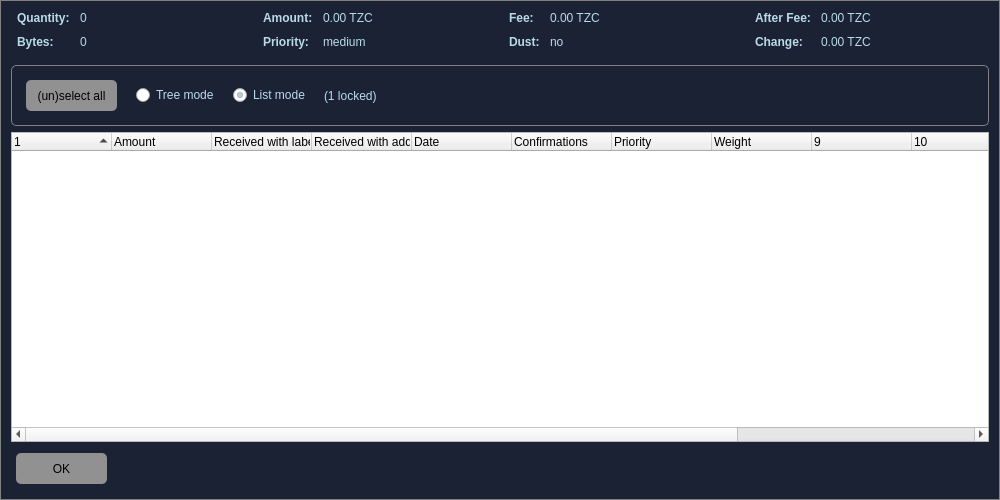
<?xml version="1.0" encoding="UTF-8"?>
<ui version="4.0">
 <class>CoinControlDialog</class>
 <widget class="QDialog" name="CoinControlDialog">
  <property name="geometry">
   <rect>
    <x>0</x>
    <y>0</y>
    <width>1000</width>
    <height>500</height>
   </rect>
  </property>
  <property name="palette">
   <palette>
    <active>
     <colorrole role="WindowText">
      <brush brushstyle="SolidPattern">
       <color alpha="255">
        <red>255</red>
        <green>170</green>
        <blue>255</blue>
       </color>
      </brush>
     </colorrole>
     <colorrole role="Button">
      <brush brushstyle="SolidPattern">
       <color alpha="255">
        <red>27</red>
        <green>34</green>
        <blue>52</blue>
       </color>
      </brush>
     </colorrole>
     <colorrole role="Text">
      <brush brushstyle="SolidPattern">
       <color alpha="255">
        <red>185</red>
        <green>219</green>
        <blue>232</blue>
       </color>
      </brush>
     </colorrole>
     <colorrole role="ButtonText">
      <brush brushstyle="SolidPattern">
       <color alpha="255">
        <red>185</red>
        <green>219</green>
        <blue>232</blue>
       </color>
      </brush>
     </colorrole>
     <colorrole role="Base">
      <brush brushstyle="SolidPattern">
       <color alpha="255">
        <red>27</red>
        <green>34</green>
        <blue>52</blue>
       </color>
      </brush>
     </colorrole>
     <colorrole role="Window">
      <brush brushstyle="SolidPattern">
       <color alpha="255">
        <red>27</red>
        <green>34</green>
        <blue>52</blue>
       </color>
      </brush>
     </colorrole>
    </active>
    <inactive>
     <colorrole role="WindowText">
      <brush brushstyle="SolidPattern">
       <color alpha="255">
        <red>255</red>
        <green>170</green>
        <blue>255</blue>
       </color>
      </brush>
     </colorrole>
     <colorrole role="Button">
      <brush brushstyle="SolidPattern">
       <color alpha="255">
        <red>27</red>
        <green>34</green>
        <blue>52</blue>
       </color>
      </brush>
     </colorrole>
     <colorrole role="Text">
      <brush brushstyle="SolidPattern">
       <color alpha="255">
        <red>185</red>
        <green>219</green>
        <blue>232</blue>
       </color>
      </brush>
     </colorrole>
     <colorrole role="ButtonText">
      <brush brushstyle="SolidPattern">
       <color alpha="255">
        <red>185</red>
        <green>219</green>
        <blue>232</blue>
       </color>
      </brush>
     </colorrole>
     <colorrole role="Base">
      <brush brushstyle="SolidPattern">
       <color alpha="255">
        <red>27</red>
        <green>34</green>
        <blue>52</blue>
       </color>
      </brush>
     </colorrole>
     <colorrole role="Window">
      <brush brushstyle="SolidPattern">
       <color alpha="255">
        <red>27</red>
        <green>34</green>
        <blue>52</blue>
       </color>
      </brush>
     </colorrole>
    </inactive>
    <disabled>
     <colorrole role="WindowText">
      <brush brushstyle="SolidPattern">
       <color alpha="255">
        <red>185</red>
        <green>219</green>
        <blue>232</blue>
       </color>
      </brush>
     </colorrole>
     <colorrole role="Button">
      <brush brushstyle="SolidPattern">
       <color alpha="255">
        <red>27</red>
        <green>34</green>
        <blue>52</blue>
       </color>
      </brush>
     </colorrole>
     <colorrole role="Text">
      <brush brushstyle="SolidPattern">
       <color alpha="255">
        <red>185</red>
        <green>219</green>
        <blue>232</blue>
       </color>
      </brush>
     </colorrole>
     <colorrole role="ButtonText">
      <brush brushstyle="SolidPattern">
       <color alpha="255">
        <red>185</red>
        <green>219</green>
        <blue>232</blue>
       </color>
      </brush>
     </colorrole>
     <colorrole role="Base">
      <brush brushstyle="SolidPattern">
       <color alpha="255">
        <red>27</red>
        <green>34</green>
        <blue>52</blue>
       </color>
      </brush>
     </colorrole>
     <colorrole role="Window">
      <brush brushstyle="SolidPattern">
       <color alpha="255">
        <red>27</red>
        <green>34</green>
        <blue>52</blue>
       </color>
      </brush>
     </colorrole>
    </disabled>
   </palette>
  </property>
  <property name="windowTitle">
   <string>Coin Selection</string>
  </property>
  <property name="styleSheet">
   <string notr="true">QDialog { background:#1b2234;border: 1px solid grey;padding:2px;}
</string>
  </property>
  <layout class="QVBoxLayout" name="verticalLayout">
   <item>
    <layout class="QHBoxLayout" name="horizontalLayoutTop" stretch="0,0,0,0">
     <property name="topMargin">
      <number>0</number>
     </property>
     <property name="bottomMargin">
      <number>10</number>
     </property>
     <item>
      <layout class="QFormLayout" name="formLayoutCoinControl1">
       <property name="horizontalSpacing">
        <number>10</number>
       </property>
       <property name="verticalSpacing">
        <number>10</number>
       </property>
       <property name="leftMargin">
        <number>6</number>
       </property>
       <property name="rightMargin">
        <number>6</number>
       </property>
       <item row="0" column="0">
        <widget class="QLabel" name="labelCoinControlQuantityText">
         <property name="font">
          <font>
           <weight>75</weight>
           <bold>true</bold>
          </font>
         </property>
         <property name="styleSheet">
          <string notr="true">color:#b9dbe8;</string>
         </property>
         <property name="text">
          <string>Quantity:</string>
         </property>
        </widget>
       </item>
       <item row="0" column="1">
        <widget class="QLabel" name="labelCoinControlQuantity">
         <property name="cursor">
          <cursorShape>IBeamCursor</cursorShape>
         </property>
         <property name="contextMenuPolicy">
          <enum>Qt::ActionsContextMenu</enum>
         </property>
         <property name="styleSheet">
          <string notr="true">color:#b9dbe8;</string>
         </property>
         <property name="text">
          <string notr="true">0</string>
         </property>
         <property name="textInteractionFlags">
          <set>Qt::LinksAccessibleByMouse|Qt::TextSelectableByKeyboard|Qt::TextSelectableByMouse</set>
         </property>
        </widget>
       </item>
       <item row="1" column="0">
        <widget class="QLabel" name="labelCoinControlBytesText">
         <property name="font">
          <font>
           <weight>75</weight>
           <bold>true</bold>
          </font>
         </property>
         <property name="styleSheet">
          <string notr="true">color:#b9dbe8;</string>
         </property>
         <property name="text">
          <string>Bytes:</string>
         </property>
        </widget>
       </item>
       <item row="1" column="1">
        <widget class="QLabel" name="labelCoinControlBytes">
         <property name="palette">
          <palette>
           <active>
            <colorrole role="WindowText">
             <brush brushstyle="SolidPattern">
              <color alpha="255">
               <red>185</red>
               <green>219</green>
               <blue>232</blue>
              </color>
             </brush>
            </colorrole>
            <colorrole role="Text">
             <brush brushstyle="SolidPattern">
              <color alpha="255">
               <red>185</red>
               <green>219</green>
               <blue>232</blue>
              </color>
             </brush>
            </colorrole>
            <colorrole role="ButtonText">
             <brush brushstyle="SolidPattern">
              <color alpha="255">
               <red>185</red>
               <green>219</green>
               <blue>232</blue>
              </color>
             </brush>
            </colorrole>
            <colorrole role="LinkVisited">
             <brush brushstyle="SolidPattern">
              <color alpha="255">
               <red>255</red>
               <green>85</green>
               <blue>255</blue>
              </color>
             </brush>
            </colorrole>
           </active>
           <inactive>
            <colorrole role="WindowText">
             <brush brushstyle="SolidPattern">
              <color alpha="255">
               <red>185</red>
               <green>219</green>
               <blue>232</blue>
              </color>
             </brush>
            </colorrole>
            <colorrole role="Text">
             <brush brushstyle="SolidPattern">
              <color alpha="255">
               <red>185</red>
               <green>219</green>
               <blue>232</blue>
              </color>
             </brush>
            </colorrole>
            <colorrole role="ButtonText">
             <brush brushstyle="SolidPattern">
              <color alpha="255">
               <red>185</red>
               <green>219</green>
               <blue>232</blue>
              </color>
             </brush>
            </colorrole>
            <colorrole role="LinkVisited">
             <brush brushstyle="SolidPattern">
              <color alpha="255">
               <red>255</red>
               <green>85</green>
               <blue>255</blue>
              </color>
             </brush>
            </colorrole>
           </inactive>
           <disabled>
            <colorrole role="WindowText">
             <brush brushstyle="SolidPattern">
              <color alpha="255">
               <red>185</red>
               <green>219</green>
               <blue>232</blue>
              </color>
             </brush>
            </colorrole>
            <colorrole role="Text">
             <brush brushstyle="SolidPattern">
              <color alpha="255">
               <red>185</red>
               <green>219</green>
               <blue>232</blue>
              </color>
             </brush>
            </colorrole>
            <colorrole role="ButtonText">
             <brush brushstyle="SolidPattern">
              <color alpha="255">
               <red>185</red>
               <green>219</green>
               <blue>232</blue>
              </color>
             </brush>
            </colorrole>
            <colorrole role="LinkVisited">
             <brush brushstyle="SolidPattern">
              <color alpha="255">
               <red>255</red>
               <green>85</green>
               <blue>255</blue>
              </color>
             </brush>
            </colorrole>
           </disabled>
          </palette>
         </property>
         <property name="cursor">
          <cursorShape>IBeamCursor</cursorShape>
         </property>
         <property name="contextMenuPolicy">
          <enum>Qt::ActionsContextMenu</enum>
         </property>
         <property name="styleSheet">
          <string notr="true">.QLabel {color:#b9dbe8;}</string>
         </property>
         <property name="text">
          <string notr="true">0</string>
         </property>
         <property name="textInteractionFlags">
          <set>Qt::LinksAccessibleByMouse|Qt::TextSelectableByKeyboard|Qt::TextSelectableByMouse</set>
         </property>
        </widget>
       </item>
      </layout>
     </item>
     <item>
      <layout class="QFormLayout" name="formLayoutCoinControl2">
       <property name="horizontalSpacing">
        <number>10</number>
       </property>
       <property name="verticalSpacing">
        <number>10</number>
       </property>
       <property name="leftMargin">
        <number>6</number>
       </property>
       <property name="rightMargin">
        <number>6</number>
       </property>
       <item row="0" column="0">
        <widget class="QLabel" name="labelCoinControlAmountText">
         <property name="font">
          <font>
           <weight>75</weight>
           <bold>true</bold>
          </font>
         </property>
         <property name="styleSheet">
          <string notr="true">color:#b9dbe8;</string>
         </property>
         <property name="text">
          <string>Amount:</string>
         </property>
        </widget>
       </item>
       <item row="0" column="1">
        <widget class="QLabel" name="labelCoinControlAmount">
         <property name="cursor">
          <cursorShape>IBeamCursor</cursorShape>
         </property>
         <property name="contextMenuPolicy">
          <enum>Qt::ActionsContextMenu</enum>
         </property>
         <property name="styleSheet">
          <string notr="true">color:#b9dbe8;</string>
         </property>
         <property name="text">
          <string notr="true">0.00 TZC</string>
         </property>
         <property name="textInteractionFlags">
          <set>Qt::LinksAccessibleByMouse|Qt::TextSelectableByKeyboard|Qt::TextSelectableByMouse</set>
         </property>
        </widget>
       </item>
       <item row="1" column="0">
        <widget class="QLabel" name="labelCoinControlPriorityText">
         <property name="font">
          <font>
           <weight>75</weight>
           <bold>true</bold>
          </font>
         </property>
         <property name="styleSheet">
          <string notr="true">color:#b9dbe8;</string>
         </property>
         <property name="text">
          <string>Priority:</string>
         </property>
        </widget>
       </item>
       <item row="1" column="1">
        <widget class="QLabel" name="labelCoinControlPriority">
         <property name="palette">
          <palette>
           <active>
            <colorrole role="WindowText">
             <brush brushstyle="SolidPattern">
              <color alpha="255">
               <red>185</red>
               <green>219</green>
               <blue>232</blue>
              </color>
             </brush>
            </colorrole>
            <colorrole role="Text">
             <brush brushstyle="SolidPattern">
              <color alpha="255">
               <red>185</red>
               <green>219</green>
               <blue>232</blue>
              </color>
             </brush>
            </colorrole>
            <colorrole role="ButtonText">
             <brush brushstyle="SolidPattern">
              <color alpha="255">
               <red>185</red>
               <green>219</green>
               <blue>232</blue>
              </color>
             </brush>
            </colorrole>
            <colorrole role="LinkVisited">
             <brush brushstyle="SolidPattern">
              <color alpha="255">
               <red>255</red>
               <green>85</green>
               <blue>255</blue>
              </color>
             </brush>
            </colorrole>
           </active>
           <inactive>
            <colorrole role="WindowText">
             <brush brushstyle="SolidPattern">
              <color alpha="255">
               <red>185</red>
               <green>219</green>
               <blue>232</blue>
              </color>
             </brush>
            </colorrole>
            <colorrole role="Text">
             <brush brushstyle="SolidPattern">
              <color alpha="255">
               <red>185</red>
               <green>219</green>
               <blue>232</blue>
              </color>
             </brush>
            </colorrole>
            <colorrole role="ButtonText">
             <brush brushstyle="SolidPattern">
              <color alpha="255">
               <red>185</red>
               <green>219</green>
               <blue>232</blue>
              </color>
             </brush>
            </colorrole>
            <colorrole role="LinkVisited">
             <brush brushstyle="SolidPattern">
              <color alpha="255">
               <red>255</red>
               <green>85</green>
               <blue>255</blue>
              </color>
             </brush>
            </colorrole>
           </inactive>
           <disabled>
            <colorrole role="WindowText">
             <brush brushstyle="SolidPattern">
              <color alpha="255">
               <red>185</red>
               <green>219</green>
               <blue>232</blue>
              </color>
             </brush>
            </colorrole>
            <colorrole role="Text">
             <brush brushstyle="SolidPattern">
              <color alpha="255">
               <red>185</red>
               <green>219</green>
               <blue>232</blue>
              </color>
             </brush>
            </colorrole>
            <colorrole role="ButtonText">
             <brush brushstyle="SolidPattern">
              <color alpha="255">
               <red>185</red>
               <green>219</green>
               <blue>232</blue>
              </color>
             </brush>
            </colorrole>
            <colorrole role="LinkVisited">
             <brush brushstyle="SolidPattern">
              <color alpha="255">
               <red>255</red>
               <green>85</green>
               <blue>255</blue>
              </color>
             </brush>
            </colorrole>
           </disabled>
          </palette>
         </property>
         <property name="cursor">
          <cursorShape>IBeamCursor</cursorShape>
         </property>
         <property name="contextMenuPolicy">
          <enum>Qt::ActionsContextMenu</enum>
         </property>
         <property name="styleSheet">
          <string notr="true">.QLabel {color:#b9dbe8;}</string>
         </property>
         <property name="text">
          <string notr="true">medium</string>
         </property>
         <property name="textInteractionFlags">
          <set>Qt::LinksAccessibleByMouse|Qt::TextSelectableByKeyboard|Qt::TextSelectableByMouse</set>
         </property>
        </widget>
       </item>
      </layout>
     </item>
     <item>
      <layout class="QFormLayout" name="formLayoutCoinControl3">
       <property name="horizontalSpacing">
        <number>10</number>
       </property>
       <property name="verticalSpacing">
        <number>10</number>
       </property>
       <property name="leftMargin">
        <number>6</number>
       </property>
       <property name="rightMargin">
        <number>6</number>
       </property>
       <item row="0" column="0">
        <widget class="QLabel" name="labelCoinControlFeeText">
         <property name="font">
          <font>
           <weight>75</weight>
           <bold>true</bold>
          </font>
         </property>
         <property name="styleSheet">
          <string notr="true">color:#b9dbe8;</string>
         </property>
         <property name="text">
          <string>Fee:</string>
         </property>
        </widget>
       </item>
       <item row="0" column="1">
        <widget class="QLabel" name="labelCoinControlFee">
         <property name="cursor">
          <cursorShape>IBeamCursor</cursorShape>
         </property>
         <property name="contextMenuPolicy">
          <enum>Qt::ActionsContextMenu</enum>
         </property>
         <property name="styleSheet">
          <string notr="true">color:#b9dbe8;</string>
         </property>
         <property name="text">
          <string notr="true">0.00 TZC</string>
         </property>
         <property name="textInteractionFlags">
          <set>Qt::LinksAccessibleByMouse|Qt::TextSelectableByKeyboard|Qt::TextSelectableByMouse</set>
         </property>
        </widget>
       </item>
       <item row="1" column="0">
        <widget class="QLabel" name="labelCoinControlLowOutputText">
         <property name="enabled">
          <bool>false</bool>
         </property>
         <property name="font">
          <font>
           <weight>75</weight>
           <bold>true</bold>
          </font>
         </property>
         <property name="styleSheet">
          <string notr="true">color:#b9dbe8;</string>
         </property>
         <property name="text">
          <string>Dust:</string>
         </property>
        </widget>
       </item>
       <item row="1" column="1">
        <widget class="QLabel" name="labelCoinControlLowOutput">
         <property name="enabled">
          <bool>false</bool>
         </property>
         <property name="palette">
          <palette>
           <active>
            <colorrole role="WindowText">
             <brush brushstyle="SolidPattern">
              <color alpha="255">
               <red>185</red>
               <green>219</green>
               <blue>232</blue>
              </color>
             </brush>
            </colorrole>
            <colorrole role="Text">
             <brush brushstyle="SolidPattern">
              <color alpha="255">
               <red>185</red>
               <green>219</green>
               <blue>232</blue>
              </color>
             </brush>
            </colorrole>
            <colorrole role="ButtonText">
             <brush brushstyle="SolidPattern">
              <color alpha="255">
               <red>185</red>
               <green>219</green>
               <blue>232</blue>
              </color>
             </brush>
            </colorrole>
            <colorrole role="LinkVisited">
             <brush brushstyle="SolidPattern">
              <color alpha="255">
               <red>255</red>
               <green>85</green>
               <blue>255</blue>
              </color>
             </brush>
            </colorrole>
           </active>
           <inactive>
            <colorrole role="WindowText">
             <brush brushstyle="SolidPattern">
              <color alpha="255">
               <red>185</red>
               <green>219</green>
               <blue>232</blue>
              </color>
             </brush>
            </colorrole>
            <colorrole role="Text">
             <brush brushstyle="SolidPattern">
              <color alpha="255">
               <red>185</red>
               <green>219</green>
               <blue>232</blue>
              </color>
             </brush>
            </colorrole>
            <colorrole role="ButtonText">
             <brush brushstyle="SolidPattern">
              <color alpha="255">
               <red>185</red>
               <green>219</green>
               <blue>232</blue>
              </color>
             </brush>
            </colorrole>
            <colorrole role="LinkVisited">
             <brush brushstyle="SolidPattern">
              <color alpha="255">
               <red>255</red>
               <green>85</green>
               <blue>255</blue>
              </color>
             </brush>
            </colorrole>
           </inactive>
           <disabled>
            <colorrole role="WindowText">
             <brush brushstyle="SolidPattern">
              <color alpha="255">
               <red>185</red>
               <green>219</green>
               <blue>232</blue>
              </color>
             </brush>
            </colorrole>
            <colorrole role="Text">
             <brush brushstyle="SolidPattern">
              <color alpha="255">
               <red>185</red>
               <green>219</green>
               <blue>232</blue>
              </color>
             </brush>
            </colorrole>
            <colorrole role="ButtonText">
             <brush brushstyle="SolidPattern">
              <color alpha="255">
               <red>185</red>
               <green>219</green>
               <blue>232</blue>
              </color>
             </brush>
            </colorrole>
            <colorrole role="LinkVisited">
             <brush brushstyle="SolidPattern">
              <color alpha="255">
               <red>255</red>
               <green>85</green>
               <blue>255</blue>
              </color>
             </brush>
            </colorrole>
           </disabled>
          </palette>
         </property>
         <property name="cursor">
          <cursorShape>IBeamCursor</cursorShape>
         </property>
         <property name="contextMenuPolicy">
          <enum>Qt::ActionsContextMenu</enum>
         </property>
         <property name="styleSheet">
          <string notr="true">.QLabel {color:#b9dbe8;}</string>
         </property>
         <property name="text">
          <string notr="true">no</string>
         </property>
         <property name="textInteractionFlags">
          <set>Qt::LinksAccessibleByMouse|Qt::TextSelectableByKeyboard|Qt::TextSelectableByMouse</set>
         </property>
        </widget>
       </item>
      </layout>
     </item>
     <item>
      <layout class="QFormLayout" name="formLayoutCoinControl4">
       <property name="horizontalSpacing">
        <number>10</number>
       </property>
       <property name="verticalSpacing">
        <number>10</number>
       </property>
       <property name="leftMargin">
        <number>6</number>
       </property>
       <property name="rightMargin">
        <number>6</number>
       </property>
       <item row="0" column="0">
        <widget class="QLabel" name="labelCoinControlAfterFeeText">
         <property name="font">
          <font>
           <weight>75</weight>
           <bold>true</bold>
          </font>
         </property>
         <property name="styleSheet">
          <string notr="true">color:#b9dbe8;</string>
         </property>
         <property name="text">
          <string>After Fee:</string>
         </property>
        </widget>
       </item>
       <item row="0" column="1">
        <widget class="QLabel" name="labelCoinControlAfterFee">
         <property name="cursor">
          <cursorShape>IBeamCursor</cursorShape>
         </property>
         <property name="contextMenuPolicy">
          <enum>Qt::ActionsContextMenu</enum>
         </property>
         <property name="styleSheet">
          <string notr="true">color:#b9dbe8;</string>
         </property>
         <property name="text">
          <string notr="true">0.00 TZC</string>
         </property>
         <property name="textInteractionFlags">
          <set>Qt::LinksAccessibleByMouse|Qt::TextSelectableByKeyboard|Qt::TextSelectableByMouse</set>
         </property>
        </widget>
       </item>
       <item row="1" column="0">
        <widget class="QLabel" name="labelCoinControlChangeText">
         <property name="enabled">
          <bool>false</bool>
         </property>
         <property name="font">
          <font>
           <weight>75</weight>
           <bold>true</bold>
          </font>
         </property>
         <property name="styleSheet">
          <string notr="true">color:#b9dbe8;</string>
         </property>
         <property name="text">
          <string>Change:</string>
         </property>
        </widget>
       </item>
       <item row="1" column="1">
        <widget class="QLabel" name="labelCoinControlChange">
         <property name="enabled">
          <bool>false</bool>
         </property>
         <property name="cursor">
          <cursorShape>IBeamCursor</cursorShape>
         </property>
         <property name="contextMenuPolicy">
          <enum>Qt::ActionsContextMenu</enum>
         </property>
         <property name="styleSheet">
          <string notr="true">color:#b9dbe8;</string>
         </property>
         <property name="text">
          <string notr="true">0.00 TZC</string>
         </property>
         <property name="textInteractionFlags">
          <set>Qt::LinksAccessibleByMouse|Qt::TextSelectableByKeyboard|Qt::TextSelectableByMouse</set>
         </property>
        </widget>
       </item>
      </layout>
     </item>
    </layout>
   </item>
   <item>
    <widget class="QFrame" name="frame">
     <property name="minimumSize">
      <size>
       <width>0</width>
       <height>40</height>
      </size>
     </property>
     <property name="styleSheet">
      <string notr="true">.QFrame { background:#1b2234;
border: 1px solid grey;
border-radius:5px;}</string>
     </property>
     <property name="frameShape">
      <enum>QFrame::StyledPanel</enum>
     </property>
     <property name="frameShadow">
      <enum>QFrame::Sunken</enum>
     </property>
     <layout class="QHBoxLayout" name="horizontalLayout">
      <item>
       <layout class="QHBoxLayout" name="horizontalLayoutPanel" stretch="0,0,0,0,0">
        <property name="spacing">
         <number>14</number>
        </property>
        <item>
         <widget class="QPushButton" name="pushButtonSelectAll">
          <property name="sizePolicy">
           <sizepolicy hsizetype="Maximum" vsizetype="Fixed">
            <horstretch>0</horstretch>
            <verstretch>0</verstretch>
           </sizepolicy>
          </property>
          <property name="styleSheet">
           <string notr="true">.QPushButton::pressed{
  background-color: #232c41;
  box-shadow: 0px 0px 0px 1px rgba(0, 0, 0, 0.1) inset,
  0px 1px 4px 0px rgba(0, 0, 0, 0.1) inset !important;
}
.QPushButton{
background:#919191;
padding:8px;
border-radius:5px;
color:#000000;
margin:5px;
height: 15px;
width: 75px;
}</string>
          </property>
          <property name="text">
           <string>(un)select all</string>
          </property>
          <property name="autoDefault">
           <bool>false</bool>
          </property>
          <property name="default">
           <bool>false</bool>
          </property>
         </widget>
        </item>
        <item>
         <widget class="QRadioButton" name="radioTreeMode">
          <property name="sizePolicy">
           <sizepolicy hsizetype="Maximum" vsizetype="Fixed">
            <horstretch>0</horstretch>
            <verstretch>0</verstretch>
           </sizepolicy>
          </property>
          <property name="styleSheet">
           <string notr="true">color:#b9dbe8;</string>
          </property>
          <property name="text">
           <string>Tree mode</string>
          </property>
         </widget>
        </item>
        <item>
         <widget class="QRadioButton" name="radioListMode">
          <property name="sizePolicy">
           <sizepolicy hsizetype="Maximum" vsizetype="Fixed">
            <horstretch>0</horstretch>
            <verstretch>0</verstretch>
           </sizepolicy>
          </property>
          <property name="styleSheet">
           <string notr="true">color:#b9dbe8;</string>
          </property>
          <property name="text">
           <string>List mode</string>
          </property>
          <property name="checked">
           <bool>true</bool>
          </property>
         </widget>
        </item>
        <item>
         <widget class="QLabel" name="labelLocked">
          <property name="styleSheet">
           <string notr="true">color:#b9dbe8;</string>
          </property>
          <property name="text">
           <string notr="true">(1 locked)</string>
          </property>
         </widget>
        </item>
        <item>
         <spacer name="horizontalSpacer">
          <property name="orientation">
           <enum>Qt::Horizontal</enum>
          </property>
          <property name="sizeHint" stdset="0">
           <size>
            <width>40</width>
            <height>20</height>
           </size>
          </property>
         </spacer>
        </item>
       </layout>
      </item>
     </layout>
    </widget>
   </item>
   <item>
    <widget class="CoinControlTreeWidget" name="treeWidget">
     <property name="font">
      <font>
       <pointsize>8</pointsize>
      </font>
     </property>
     <property name="contextMenuPolicy">
      <enum>Qt::CustomContextMenu</enum>
     </property>
     <property name="styleSheet">
      <string notr="true">.CoinControlTreeWidget {padding:2px;
font-size:14px;
background-color: rgb(255, 255, 255);}</string>
     </property>
     <property name="frameShape">
      <enum>QFrame::StyledPanel</enum>
     </property>
     <property name="lineWidth">
      <number>4</number>
     </property>
     <property name="sortingEnabled">
      <bool>false</bool>
     </property>
     <property name="columnCount">
      <number>13</number>
     </property>
     <attribute name="headerVisible">
      <bool>true</bool>
     </attribute>
     <attribute name="headerShowSortIndicator" stdset="0">
      <bool>true</bool>
     </attribute>
     <attribute name="headerStretchLastSection">
      <bool>false</bool>
     </attribute>
     <column>
      <property name="text">
       <string/>
      </property>
      <property name="background">
       <color>
        <red>234</red>
        <green>234</green>
        <blue>234</blue>
       </color>
      </property>
     </column>
     <column>
      <property name="text">
       <string>Amount</string>
      </property>
      <property name="background">
       <color>
        <red>234</red>
        <green>234</green>
        <blue>234</blue>
       </color>
      </property>
     </column>
     <column>
      <property name="text">
       <string>Received with label</string>
      </property>
      <property name="background">
       <color>
        <red>234</red>
        <green>234</green>
        <blue>234</blue>
       </color>
      </property>
     </column>
     <column>
      <property name="text">
       <string>Received with address</string>
      </property>
      <property name="background">
       <color>
        <red>234</red>
        <green>234</green>
        <blue>234</blue>
       </color>
      </property>
     </column>
     <column>
      <property name="text">
       <string>Date</string>
      </property>
      <property name="background">
       <color>
        <red>234</red>
        <green>234</green>
        <blue>234</blue>
       </color>
      </property>
     </column>
     <column>
      <property name="text">
       <string>Confirmations</string>
      </property>
      <property name="toolTip">
       <string>Confirmed</string>
      </property>
      <property name="background">
       <color>
        <red>234</red>
        <green>234</green>
        <blue>234</blue>
       </color>
      </property>
     </column>
     <column>
      <property name="text">
       <string>Priority</string>
      </property>
      <property name="background">
       <color>
        <red>234</red>
        <green>234</green>
        <blue>234</blue>
       </color>
      </property>
     </column>
     <column>
      <property name="text">
       <string>Weight</string>
      </property>
      <property name="background">
       <color>
        <red>234</red>
        <green>234</green>
        <blue>234</blue>
       </color>
      </property>
     </column>
     <column>
      <property name="text">
       <string/>
      </property>
     </column>
     <column>
      <property name="text">
       <string/>
      </property>
     </column>
     <column>
      <property name="text">
       <string/>
      </property>
     </column>
     <column>
      <property name="text">
       <string/>
      </property>
     </column>
     <column>
      <property name="text">
       <string/>
      </property>
     </column>
    </widget>
   </item>
   <item>
    <widget class="QDialogButtonBox" name="buttonBox">
     <property name="sizePolicy">
      <sizepolicy hsizetype="Maximum" vsizetype="Fixed">
       <horstretch>0</horstretch>
       <verstretch>0</verstretch>
      </sizepolicy>
     </property>
     <property name="minimumSize">
      <size>
       <width>0</width>
       <height>0</height>
      </size>
     </property>
     <property name="baseSize">
      <size>
       <width>20</width>
       <height>0</height>
      </size>
     </property>
     <property name="styleSheet">
      <string notr="true">.QPushButton::pressed{
  background-color: #232c41;
  box-shadow: 0px 0px 0px 1px rgba(0, 0, 0, 0.1) inset,
  0px 1px 4px 0px rgba(0, 0, 0, 0.1) inset !important;
}
.QPushButton{
background:#919191;
padding:8px;
border-radius:5px;
color:#000000;
margin:5px;
height: 15px;
width: 75px;
}</string>
     </property>
     <property name="orientation">
      <enum>Qt::Horizontal</enum>
     </property>
     <property name="standardButtons">
      <set>QDialogButtonBox::Ok</set>
     </property>
    </widget>
   </item>
  </layout>
 </widget>
 <customwidgets>
  <customwidget>
   <class>CoinControlTreeWidget</class>
   <extends>QTreeWidget</extends>
   <header>coincontroltreewidget.h</header>
  </customwidget>
 </customwidgets>
 <resources/>
 <connections/>
</ui>
